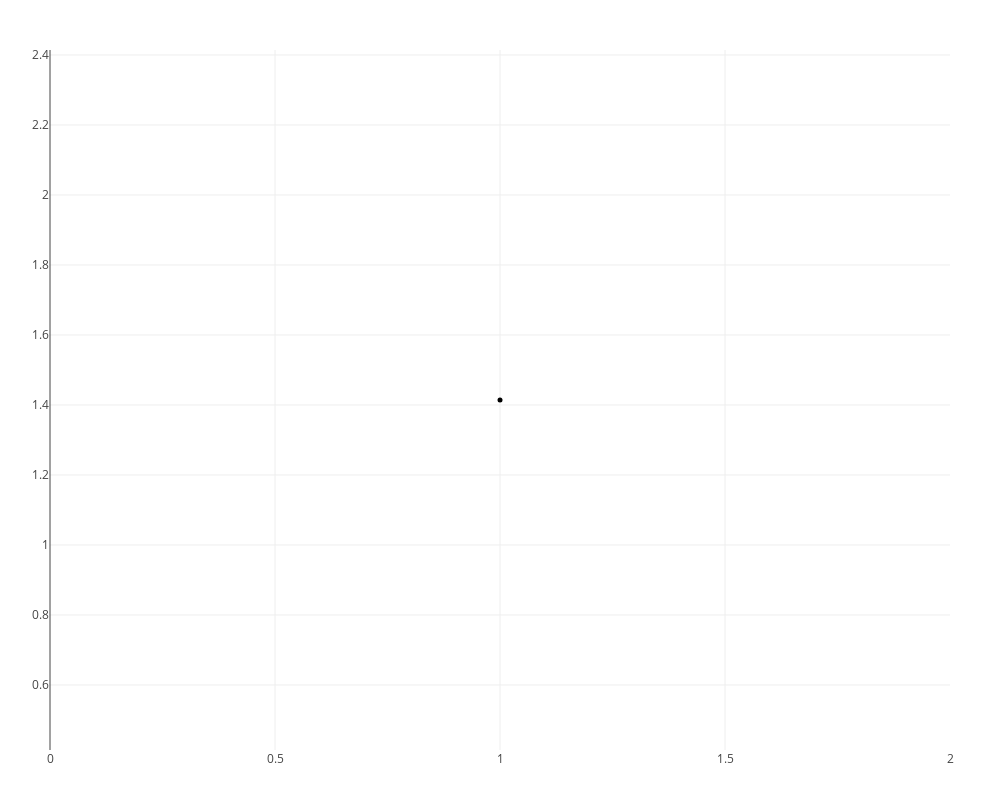

Write notebook code for a chart like this one.
### Code cell
plotpersistencediagram_pjs(PH,dim=1)
# x -> birth time
# y -> death time
# ezplot_pjs(POINTCLOUD)

### Figure 1 — Plotly figure (JSON) as saved in the notebook; plotly's stock layout.template omitted (floating-point values rounded to 4 significant figures)
{"data": [{"hoverinfo": "x+y+text", "marker": {"color": "black", "size": 5}, "mode": "markers", "text": ["class/size  1/4"], "textfont": {"family": "Raleway, sans-serif"}, "textposition": "top center", "type": "scatter", "x": [1], "y": [1.414]}, {"hoverinfo": "x+text", "marker": {"color": "red", "size": 6}, "mode": "markers", "text": [], "textfont": {"family": "Raleway, sans-serif"}, "textposition": "top center", "type": "scatter", "x": [], "y": []}], "layout": {"height": 800, "hovermode": "closest", "margin": {"b": 50, "l": 50, "r": 50, "t": 50}, "scene": {"aspectmode": "manual", "aspectratio": {"x": null, "y": null}}, "showlegend": false, "width": 1000}}
